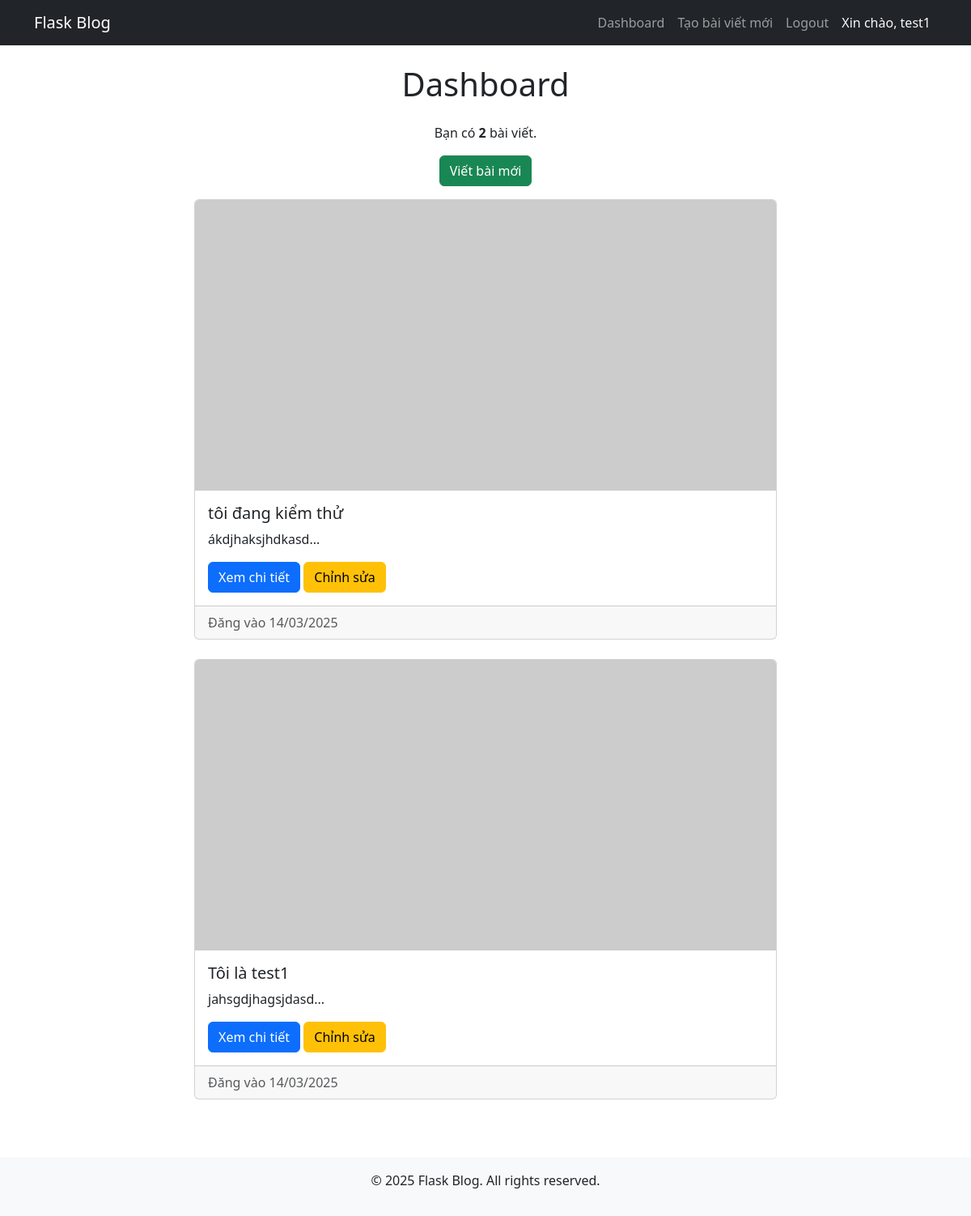
Page /dashboard (signed in) on the earlier database version.
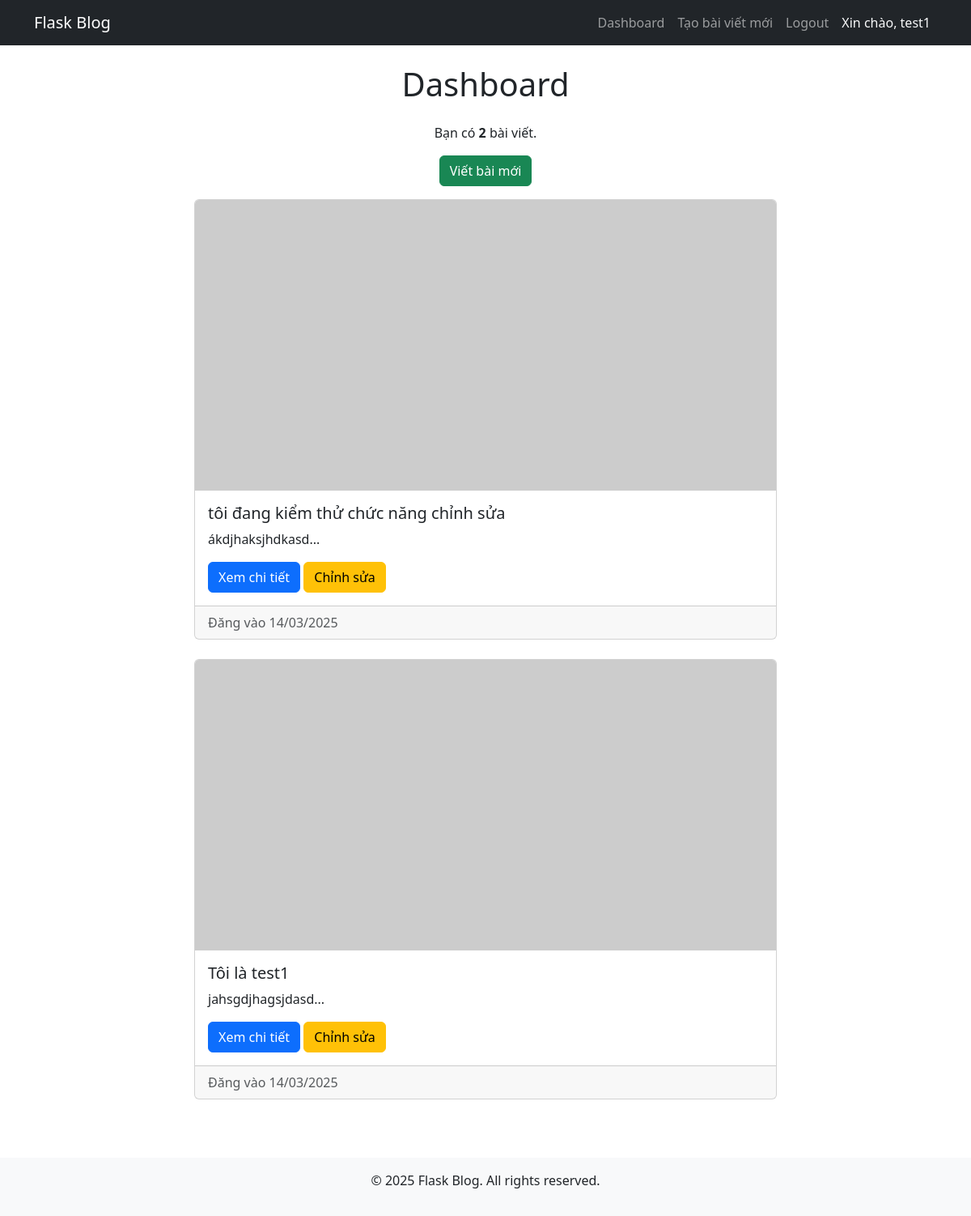
Same page on the later database version.
### website/models.py (models this page shows, shortened)
class User(db.Model, UserMixin):
    id = db.Column(db.Integer, primary_key=True)
    username = db.Column(db.String(150), nullable=False)
    email = db.Column(db.String(150), unique=True, nullable=False)
    password_hash = db.Column(db.String(150), nullable=False)
    posts = db.relationship('Post', backref='author', lazy=True)

class Post(db.Model):
    id = db.Column(db.Integer, primary_key=True)
    user_id = db.Column(db.Integer, db.ForeignKey('user.id'), nullable=False)
    title = db.Column(db.String(200), nullable=False)
    content = db.Column(db.Text, nullable=False)
    image_url = db.Column(db.String(300), default='https://picsum.photos/800/400')
    created_at = db.Column(db.DateTime, default=datetime.utcnow)

### website/views.py (the view)
@views.route('/dashboard')
@login_required
def dashboard():
    user_posts = Post.query.filter_by(user_id=current_user.id).order_by(Post.created_at.desc()).all()
    total_posts = len(user_posts)
    return render_template('dashboard.html', user=current_user, total_posts=total_posts, posts=user_posts)

### website/__init__.py (called while the page is built)
def create_app():
    app = Flask(__name__)
    app.config['SECRET_KEY'] = 'mysecretkey'
    app.config['SQLALCHEMY_DATABASE_URI'] = f'sqlite:///{DB_NAME}'
    db.init_app(app)
    from .views import views
    from .auth import auth
    app.register_blueprint(views, url_prefix='/')
    app.register_blueprint(auth, url_prefix='/')
    from .models import User
    login_manager = LoginManager()
    login_manager.login_view = 'auth.login'
    login_manager.init_app(app)
    @login_manager.user_loader
    def load_user(user_id):
        return User.query.get(int(user_id))
    create_database(app)
    return app

### website/templates/dashboard.html
{% extends "base.html" %}
{% block content %}
<div class="container">
    <h1 class="text-center my-4">Dashboard</h1>
    <p class="text-center">Bạn có <strong>{{ total_posts }}</strong> bài viết.</p>
    <div class="text-center mb-3">
        <a href="{{ url_for('views.create_post') }}" class="btn btn-success">Viết bài mới</a>
    </div>
    <div class="row">
        {% for post in posts %}
        <div class="col-md-8 offset-md-2 mb-4">
            <div class="card">
                <img src="{{ post.image_url }}" class="card-img-top" alt="Bài viết">
                <div class="card-body">
                    <h5 class="card-title">{{ post.title }}</h5>
                    <p class="card-text">{{ post.content[:150] }}...</p>
                    <a href="{{ url_for('views.view_post', post_id=post.id) }}" class="btn btn-primary">Xem chi tiết</a>
                    <a href="{{ url_for('views.edit_post', post_id=post.id) }}" class="btn btn-warning">Chỉnh sửa</a>
                </div>
                <div class="card-footer text-muted">
                    Đăng vào {{ post.created_at.strftime('%d/%m/%Y') }}
                </div>
            </div>
        </div>
        {% endfor %}
    </div>
</div>
{% endblock %}

### website/templates/base.html (shortened to what this page needs)
<!DOCTYPE html>
<html lang="vi">
<head>
    <link href="https://cdn.jsdelivr.net/npm/bootstrap@5.3.0/dist/css/bootstrap.min.css" rel="stylesheet">
</head>
<body>
    <nav class="navbar navbar-expand-lg navbar-dark bg-dark">
        <div class="container">
            <a class="navbar-brand" href="{{ url_for('views.home') }}">Flask Blog</a>
            <div class="collapse navbar-collapse" id="navbarNav">
                <ul class="navbar-nav ms-auto">
                    {% if current_user.is_authenticated %}
                        <li class="nav-item"><a class="nav-link" href="{{ url_for('views.dashboard') }}">Dashboard</a></li>
                        <li class="nav-item"><a class="nav-link" href="{{ url_for('views.create_post') }}">Tạo bài viết mới</a></li>
                        <li class="nav-item"><a class="nav-link" href="{{ url_for('auth.logout') }}">Logout</a></li>
                        <li class="nav-item">
                            <span class="nav-link text-light">Xin chào, {{ current_user.username }}</span>
                        </li>
                    {% else %}
                        <li class="nav-item"><a class="nav-link" href="{{ url_for('auth.login') }}">Login</a></li>
                        <li class="nav-item"><a class="nav-link" href="{{ url_for('auth.register') }}">Register</a></li>
                    {% endif %}
                </ul>
            </div>
        </div>
    </nav>
    <div class="container mt-4">
        {% block content %}{% endblock %}
    </div>
    <footer class="text-center mt-5 py-3 bg-light">
        <p>&copy; 2025 Flask Blog. All rights reserved.</p>
    </footer>
</body>
</html>

Differences in the rows shown:
changed Post "ákdjhaksjhdkasd": title "tôi đang kiểm thử" → "tôi đang kiểm thử chức năng chỉnh sửa"
